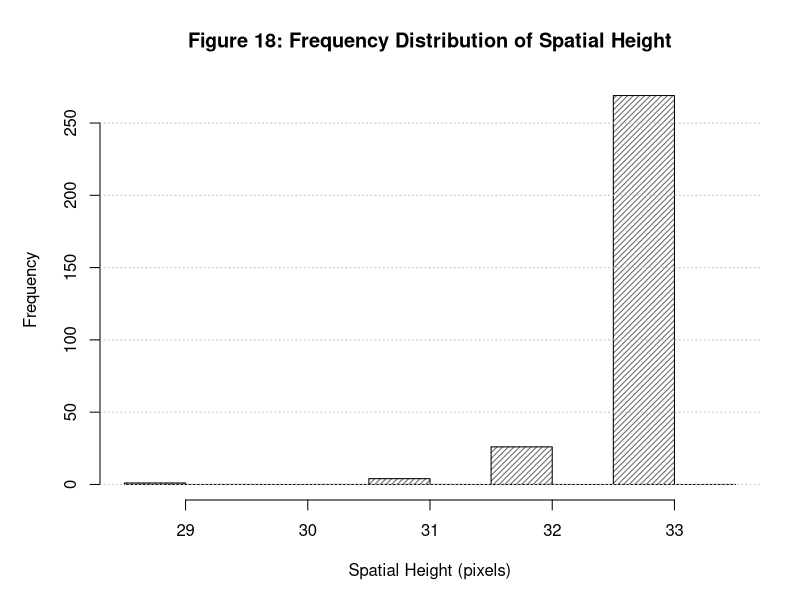

Reproduce this figure in R.
# =====================================================================
# Figure 18: Distribution of Spatial Height (Descriptive) - B&W / Print-Optimized
# =====================================================================

dir.create("figures", showWarnings = FALSE)
nmnist_data <- read.csv("nmnist_features.csv")

cat("Generating Figure 18: Histogram of Spatial Height...\n")
png("figures/fig18_spatial_height_hist.png", width = 2400, height = 1800, res = 300)
par(mar = c(5, 5, 4, 2))

hist(nmnist_data$spatial_height, 
     breaks = seq(28.5, 33.5, by = 0.5), 
     col = "gray40", 
     density = 25,
     angle = 45,
     border = "black",
     main = "Figure 18: Frequency Distribution of Spatial Height", 
     xlab = "Spatial Height (pixels)", 
     ylab = "Frequency",
     cex.main = 1.2, cex.lab = 1.0)

grid(nx = NA, ny = NULL, col = "gray75", lty = "dotted")
dev.off()

cat("Successfully generated figures/fig18_spatial_height_hist.png\n")
